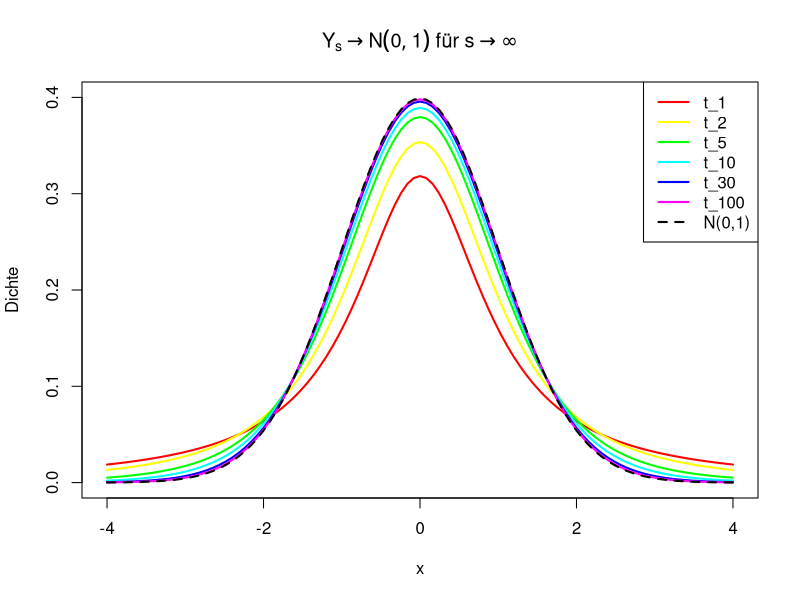
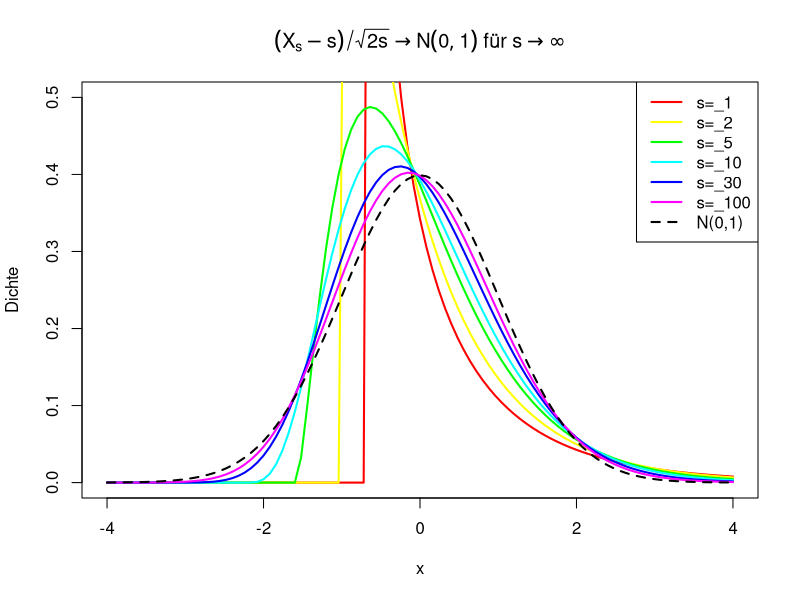

These figures' R source, in order:
farben = rainbow(6)

plot(NULL, xlim = c(-4, 4), ylim = c(0, 0.4), 
     xlab = "x", ylab = "Dichte", main = expression(Y[s] %->% N(0,1) ~ "für" ~ s %->% infinity))

s_werte <- c(1, 2, 5, 10, 30, 100)

for(i in 1:length(s_werte)) {
    curve(dt(x, df = s_werte[i]), add = TRUE, col = farben[i], lwd = 2)
}
curve(dnorm(x), add = TRUE, col = "black", lwd = 2, lty = 2)


legend("topright", 
       legend = c(paste("t", s_werte, sep = "_"), "N(0,1)"),
       col = c(farben, "black"),
       lty = c(rep(1, length(s_werte)), 2),
       lwd = 2)

plot(NULL, xlim = c(-4,4), ylim = c(0, 0.5), xlab = "x", ylab = "Dichte", main = expression((X[s] - s) / sqrt(2*s) %->% N(0,1) ~ "für" ~ s %->% infinity))
for(i in 1:length(s_werte)) {
    s = s_werte[i]
    curve(dchisq(x*sqrt(2*s) + s, df = s) * sqrt(2*s), add = TRUE, col = farben[i], lwd = 2)
}
curve(dnorm(x), add = TRUE, col = "black", lwd = 2, lty = 2)


legend("topright", 
       legend = c(paste("s=", s_werte, sep = "_"), "N(0,1)"),
       col = c(farben, "black"),
       lty = c(rep(1, length(s_werte)), 2),
       lwd = 2)